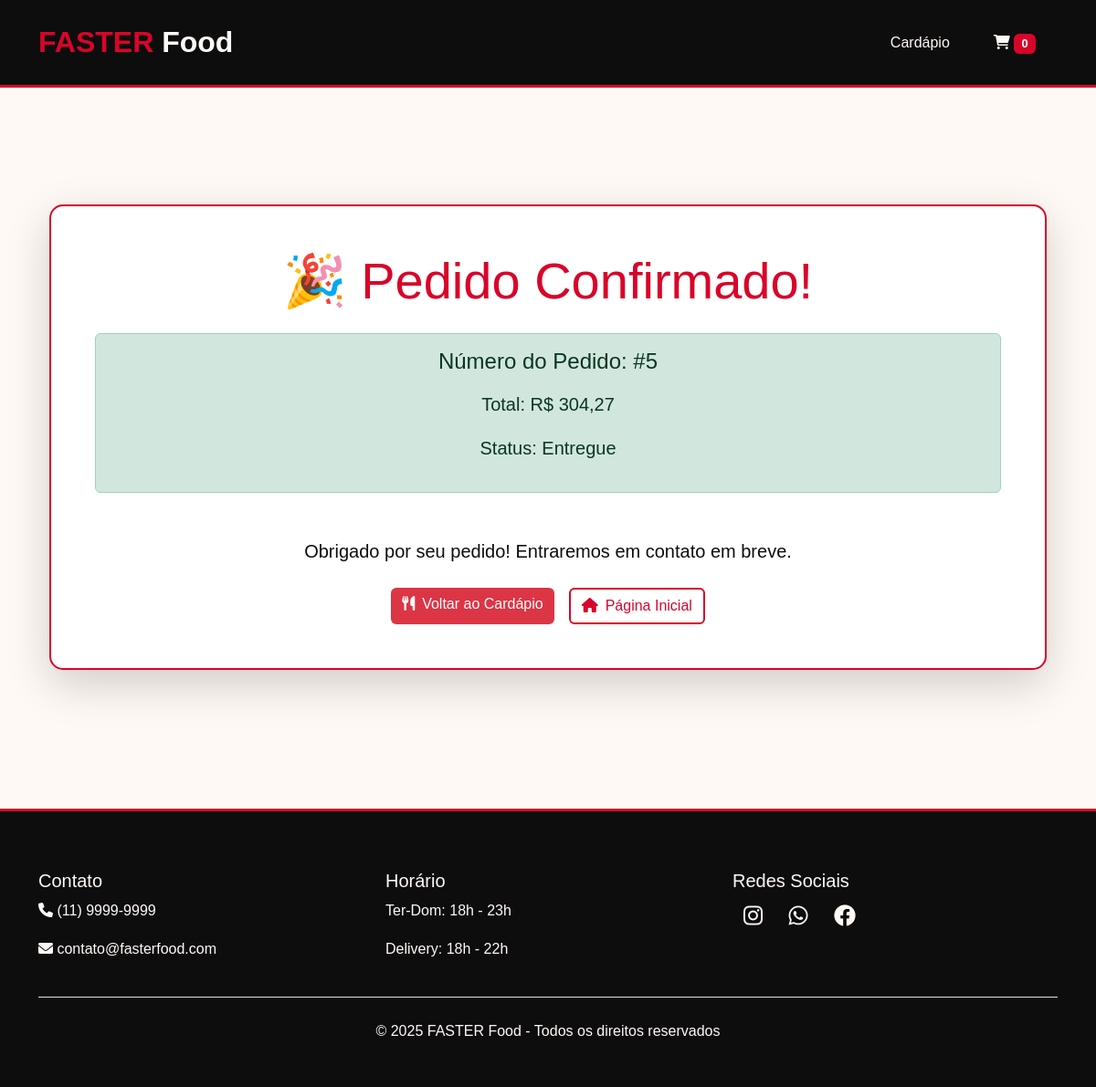
Screenshot of /confirmacao/5/ with the database file from the repository.
### delivery_app/models.py (models this page shows, shortened)
class Pedido(models.Model):
    STATUS_CHOICES = [
        ('Pendente', 'Pendente'),
        ('Em Preparo', 'Em Preparo'),
        ('Entregue', 'Entregue'),
    ]
    cliente_nome = models.CharField(max_length=100)
    cliente_endereco = models.CharField(max_length=200)
    cliente_telefone = models.CharField(max_length=20)
    total = models.DecimalField(max_digits=10, decimal_places=2)
    status = models.CharField(max_length=20, choices=STATUS_CHOICES, default='Pendente')
    criado_em = models.DateTimeField(auto_now_add=True)
    tracking_token = models.UUIDField(default=uuid.uuid4, editable=False, unique=True)
    def get_absolute_url(self):
        return reverse('acompanhar_pedido', args=[str(self.tracking_token)])

### delivery_app/views.py (the view)
# urls.py: path('confirmacao/<int:pedido_id>/', views.confirmacao, name='confirmacao'),
def confirmacao(request, pedido_id):
    pedido = get_object_or_404(Pedido, id=pedido_id)
    return render(request, 'confirmacao.html', {
        'pedido': pedido,
        'whatsapp_url': request.GET.get('whatsapp_url', ''),
        'tracking_url': request.build_absolute_uri(pedido.get_absolute_url())
    })

### delivery_app/templates/confirmacao.html (shortened to what this page needs)
{% extends 'base.html' %}
{% load humanize %}
{% block content %}
<div class="container text-center py-5">
    <div class="confirmation-card shadow-lg p-5 mb-4">
        <h1 class="display-4 text-vermelho mb-4">🎉 Pedido Confirmado!</h1>
        <div class="alert alert-success">
            <h4 class="mb-3">Número do Pedido: #{{ pedido.id }}</h4>
            <div class="row justify-content-center">
                <div class="col-md-6">
                    <p class="lead"><strong>Total:</strong> R$ {{ pedido.total|intcomma }}</p>
                    <p class="lead"><strong>Status:</strong> {{ pedido.status }}</p>
                </div>
            </div>
        </div>
        <div class="mt-5">
            <p class="lead">Obrigado por seu pedido! Entraremos em contato em breve.</p>
            <div class="d-flex justify-content-center gap-3 mt-4">
                <a href="{% url 'cardapio' %}" class="btn btn-vermelho">
                    <i class="fas fa-utensils me-2"></i>Voltar ao Cardápio
                </a>
                <a href="/" class="btn btn-outline-vermelho">
                    <i class="fas fa-home me-2"></i>Página Inicial
                </a>
            </div>
        </div>
    </div>
</div>
{% endblock %}

### static/css/styles.css (style rules this page uses)
:root { --vermelho: #D90429; --vermelho-escuro: #B00321; --preto: #0D0D0D; --preto-claro: #1A1A1A; --branco: #FFF9F5; --cinza: #F3F3F3; --transition: all 0.3s cubic-bezier(0.4, 0, 0.2, 1); }
* { margin: 0; padding: 0; box-sizing: border-box; }
body { background-color: var(--branco); color: var(--preto); font-family: 'Arial', sans-serif; line-height: 1.6; min-height: 100vh; display: flex; flex-direction: column; }
.text-vermelho { color: var(--vermelho) !important; }
.btn-outline-vermelho { border: 2px solid var(--vermelho) !important; color: var(--vermelho) !important; background: transparent !important; transition: var(--transition); }
.btn-vermelho { background-color: #dc3545; color: white; border: none; }

### delivery_app/templates/confirmacao.html (style rules this page uses)
.confirmation-card { background: white; border-radius: 15px; border: 2px solid var(--vermelho); }

### rows the page displays
Pedido: id "5", total "304,27", status "Entregue"

### other values shown
{{ carrinho.values|length|default:0 }} "0"
